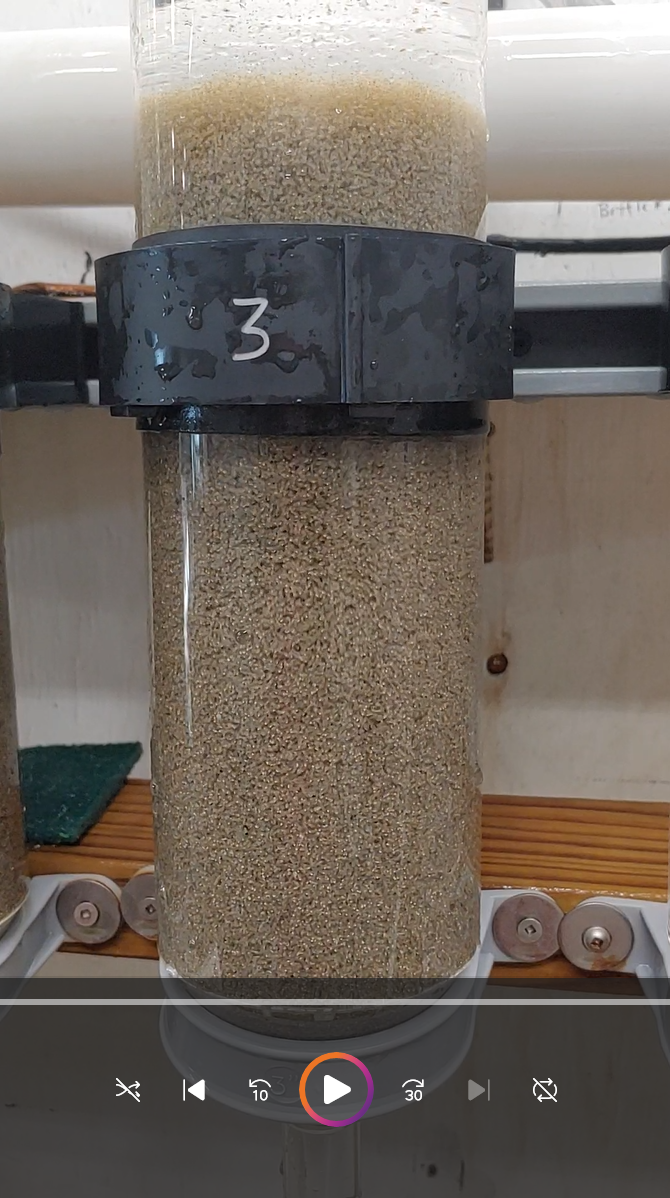
#> input picture videos/picARC1.png, 670 x 1198 px, found by its file name
$ python 'import cv2.py'
#> lines starting #> are read from the running program, lines starting #| are printed output that depends on the picture; after the words box and inside, x2 and y2 are one past the last pixel; in counts of white or black regions, pixels touching at a corner belong together
import cv2
import matplotlib.pyplot as plt
import numpy as np


def nothing(x):
    "callback function for trackbar"
    pass

image_path= r"C:\Users\jessi\Documents\research SM\videos\picARC1.png"
full_image= cv2.imread(image_path)
#> full_image is the input picture: shape (1198, 670, 3); mean B, G, R 97.4, 105.1, 113.6
y=100
x=0
h=550
w=300
image =full_image[x:w,y:h]
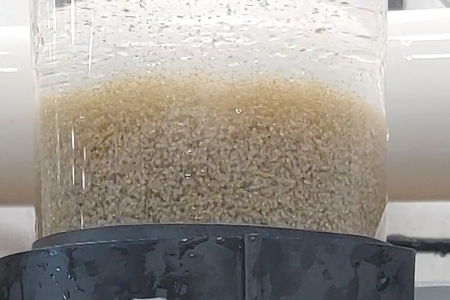
#> image: shape (300, 450, 3); mean B, G, R 145.1, 152.2, 157.8
#img.show()
hsv_image=cv2.cvtColor(image,cv2.COLOR_BGR2HSV)
#> hsv_image: shape (300, 450, 3); mean H, S, V 38.6, 35.9, 160.9

#cv2.namedWindow("Threshold Adjuster")
# Create trackbars for HSV ranges
""" cv2.createTrackbar("H Min", "Threshold Adjuster", 0, 179, nothing)
cv2.createTrackbar("H Max", "Threshold Adjuster", 179, 179, nothing)
cv2.createTrackbar("S Min", "Threshold Adjuster", 0, 255, nothing)
cv2.createTrackbar("S Max", "Threshold Adjuster", 255, 255, nothing)
cv2.createTrackbar("V Min", "Threshold Adjuster", 0, 255, nothing)
cv2.createTrackbar("V Max", "Threshold Adjuster", 255, 255, nothing)

while True:
    # Get current positions of trackbars
    h_min = cv2.getTrackbarPos("H Min", "Threshold Adjuster")
    h_max = cv2.getTrackbarPos("H Max", "Threshold Adjuster")
    s_min = cv2.getTrackbarPos("S Min", "Threshold Adjuster")
    s_max = cv2.getTrackbarPos("S Max", "Threshold Adjuster")
    v_min = cv2.getTrackbarPos("V Min", "Threshold Adjuster")
    v_max = cv2.getTrackbarPos("V Max", "Threshold Adjuster")

    # Define the HSV range
    lower_hsv = np.array([h_min, s_min, v_min])
    upper_hsv = np.array([h_max, s_max, v_max])

    # Threshold the HSV image
    mask = cv2.inRange(hsv_image, lower_hsv, upper_hsv)

    # Apply the mask to the original image
    result = cv2.bitwise_and(image, image, mask=mask)

    # Display the original, mask, and result images
    cv2.imshow("Original Image", image)
    cv2.imshow("Mask", mask)
    cv2.imshow("Filtered Image", result)

    # Print current HSV values
    print(f"Lower HSV: {lower_hsv}, Upper HSV: {upper_hsv}", end="\r")

    # Break the loop if the user presses 'q'
    if cv2.waitKey(1) & 0xFF == ord("q"):
        break """


 # Define the HSV range
h_min = 0
s_min = 12
v_min = 0
h_max = 90
s_max = 255
v_max = 255
lower_hsv = np.array([h_min, s_min, v_min])  # Example values, replace with your own
upper_hsv = np.array([h_max, s_max, v_max])

# Threshold the HSV image
mask = cv2.inRange(hsv_image, lower_hsv, upper_hsv)
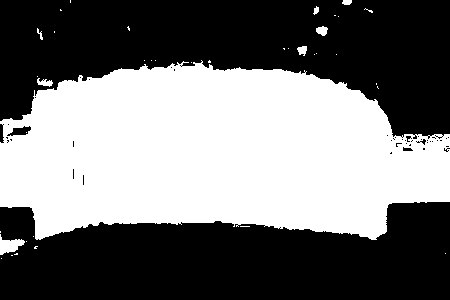
#> mask: shape (300, 450); 45.5% white; 38 white regions (30 under 20 px)

# Find contours in the mask
contours, _ = cv2.findContours(mask, cv2.RETR_EXTERNAL, cv2.CHAIN_APPROX_SIMPLE)
#> contours = 37 contours, 30 with area under 20; largest, box (x1, y1, x2, y2) and area: (0, 60, 450, 240) 60378, (0, 234, 25, 255) 236, (316, 26, 328, 36) 68, (37, 78, 53, 87) 60, (297, 46, 307, 56) 54, (342, 0, 352, 5) 31, (313, 6, 319, 15) 22

#Finding largest bounding box
largest_area=0
y_box= None

bounding_image = image.copy()
for contour in contours:
    area = cv2.contourArea(contour)
    if  area > largest_area:  #Check for largest area
        largest_area=area
        x, y, w, h = cv2.boundingRect(contour)
        oyster_height = y
        bounding_image = image.copy()
        cv2.rectangle(bounding_image, (x, y), (x + w, y + h), (0, 255, 0), 2)
#> this loop made 37 passes
#> (area, largest_area, x, y, w, h, oyster_height) on passes 8, 17: (235.5, 235.5, 0, 234, 25, 21, 234), (60378, 60378, 0, 60, 450, 180, 60)
#> area on passes 13, 26, 29, 35, 36: 60.5, 53.5, 68.5, 22.5, 31
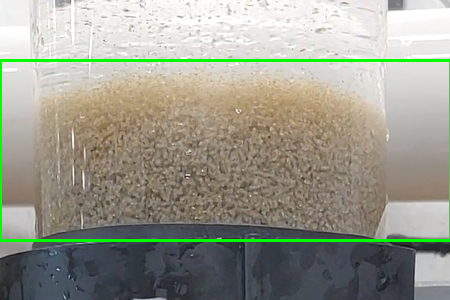
#> bounding_image: shape (300, 450, 3); mean B, G, R 141.4, 154.6, 154
#> after the loop, h = 180; largest_area = 60378; oyster_height = 60; w = 450; x = 0; y = 60

if oyster_height is not None:
    print(f"The y-coordinate of the largest bounding box is: {y_box}")
    cv2.line(bounding_image, (0, oyster_height), (bounding_image.shape[1], oyster_height), (0, 0, 255), 2)
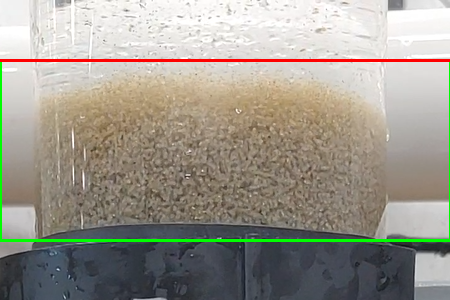
#> bounding_image: shape (300, 450, 3); 1% of pixels changed, all inside (x1, y1, x2, y2) = (0, 59, 450, 62)

else:
    print("No bounding box found.")

# Apply the mask to the original image
result = cv2.bitwise_and(image, image, mask=mask)
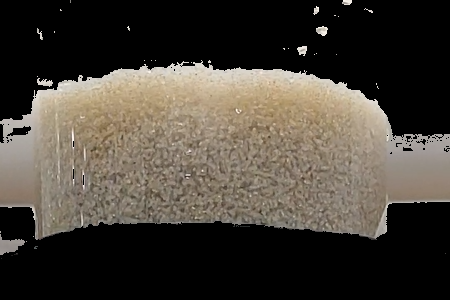
#> result: shape (300, 450, 3); mean B, G, R 56.5, 64.7, 70.8

# Display the images
cv2.imshow("Original Image", image)
cv2.imshow("Mask", mask)
cv2.imshow("Filtered Image", result)
cv2.imshow("Bounding Box", bounding_image)

# Wait for a key press and close all windows
cv2.waitKey(0)
cv2.destroyAllWindows()
